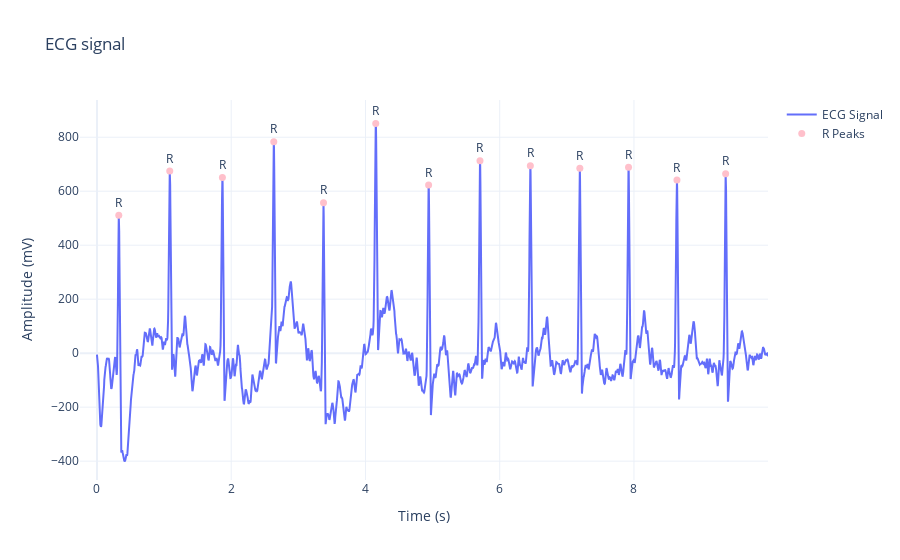

Source (notebook cell):
### Code cell
# take lead I (signals[:, 0]) as a sample
ecg_signal = signals[:, 0]

ecg_cleaned = nk.ecg_clean(ecg_signal, sampling_rate=sampling_rate)
_, rpeaks = nk.ecg_peaks(ecg_cleaned, sampling_rate=sampling_rate)

_, waves = nk.ecg_delineate(ecg_cleaned, rpeaks, sampling_rate=sampling_rate, method="dwt")

time = np.arange(len(ecg_cleaned)) / sampling_rate

# Plot ECG
fig = go.Figure()
fig.add_trace(go.Scatter(x=time, y=ecg_cleaned, mode='lines', name='ECG Signal'))

baseline_points = []

duration = []
qrs_amplitude = []

for i in range(len(rpeaks["ECG_R_Peaks"])):
    try:
        r_peaks = rpeaks["ECG_R_Peaks"][i]
        r_peaks = int(r_peaks)
        
        fig.add_trace(go.Scatter(
            x=[time[r_peaks]], y=[ecg_cleaned[r_peaks]],
            mode='markers+text',
            marker=dict(color='pink', size=7),
            text=["R"],
            textposition="top center",
            name="R Peaks" if i == 0 else "",  # legend only once
            showlegend=(i == 0)
        ))
    except Exception:
        continue

# Final layout
fig.update_layout(
    title="ECG signal",
    xaxis_title="Time (s)",
    yaxis_title="Amplitude (mV)",
    template="plotly_white"
)

fig.show()

### Figure 1 — Plotly figure (JSON) as saved in the notebook; plotly's stock layout.template omitted (floating-point values rounded to 4 significant figures; data arrays with more than 128 entries replaced by an {"elided": "..."} marker saying what was removed)
{"data": [{"mode": "lines", "name": "ECG Signal", "type": "scatter", "x": {"elided": "3200 float values"}, "y": {"elided": "3200 float values"}}, {"marker": {"color": "pink", "size": 7}, "mode": "markers+text", "name": "R Peaks", "showlegend": true, "text": ["R"], "textposition": "top center", "type": "scatter", "x": [0.325], "y": [511.1]}, {"marker": {"color": "pink", "size": 7}, "mode": "markers+text", "name": "", "showlegend": false, "text": ["R"], "textposition": "top center", "type": "scatter", "x": [1.084], "y": [674.9]}, {"marker": {"color": "pink", "size": 7}, "mode": "markers+text", "name": "", "showlegend": false, "text": ["R"], "textposition": "top center", "type": "scatter", "x": [1.869], "y": [651.0]}, {"marker": {"color": "pink", "size": 7}, "mode": "markers+text", "name": "", "showlegend": false, "text": ["R"], "textposition": "top center", "type": "scatter", "x": [2.634], "y": [783.0]}, {"marker": {"color": "pink", "size": 7}, "mode": "markers+text", "name": "", "showlegend": false, "text": ["R"], "textposition": "top center", "type": "scatter", "x": [3.375], "y": [557.5]}, {"marker": {"color": "pink", "size": 7}, "mode": "markers+text", "name": "", "showlegend": false, "text": ["R"], "textposition": "top center", "type": "scatter", "x": [4.153], "y": [851.3]}, {"marker": {"color": "pink", "size": 7}, "mode": "markers+text", "name": "", "showlegend": false, "text": ["R"], "textposition": "top center", "type": "scatter", "x": [4.941], "y": [623.3]}, {"marker": {"color": "pink", "size": 7}, "mode": "markers+text", "name": "", "showlegend": false, "text": ["R"], "textposition": "top center", "type": "scatter", "x": [5.706], "y": [712.5]}, {"marker": {"color": "pink", "size": 7}, "mode": "markers+text", "name": "", "showlegend": false, "text": ["R"], "textposition": "top center", "type": "scatter", "x": [6.456], "y": [694.1]}, {"marker": {"color": "pink", "size": 7}, "mode": "markers+text", "name": "", "showlegend": false, "text": ["R"], "textposition": "top center", "type": "scatter", "x": [7.194], "y": [685.3]}, {"marker": {"color": "pink", "size": 7}, "mode": "markers+text", "name": "", "showlegend": false, "text": ["R"], "textposition": "top center", "type": "scatter", "x": [7.919], "y": [688.8]}, {"marker": {"color": "pink", "size": 7}, "mode": "markers+text", "name": "", "showlegend": false, "text": ["R"], "textposition": "top center", "type": "scatter", "x": [8.641], "y": [641.5]}, {"marker": {"color": "pink", "size": 7}, "mode": "markers+text", "name": "", "showlegend": false, "text": ["R"], "textposition": "top center", "type": "scatter", "x": [9.366], "y": [664.7]}], "layout": {"title": {"text": "ECG signal"}, "xaxis": {"title": {"text": "Time (s)"}}, "yaxis": {"title": {"text": "Amplitude (mV)"}}}}
